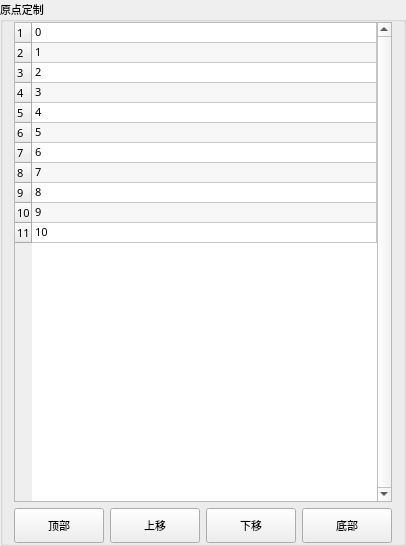
           <widget class="QGroupBox" name="groupBoxHome">
            <property name="font">
             <font>
              <family>微软雅黑</family>
              <pointsize>8</pointsize>
              <weight>50</weight>
              <italic>false</italic>
              <bold>false</bold>
             </font>
            </property>
            <property name="title">
             <string>原点定制</string>
            </property>
            <layout class="QGridLayout" name="gridLayout_24">
             <property name="topMargin">
              <number>0</number>
             </property>
             <property name="bottomMargin">
              <number>0</number>
             </property>
             <item row="0" column="0">
              <layout class="QGridLayout" name="gridLayout_8">
               <item row="1" column="0">
                <layout class="QHBoxLayout" name="horizontalLayout_5">
                 <item>
                  <widget class="QPushButton" name="BtnGoTop">
                   <property name="minimumSize">
                    <size>
                     <width>90</width>
                     <height>35</height>
                    </size>
                   </property>
                   <property name="maximumSize">
                    <size>
                     <width>90</width>
                     <height>35</height>
                    </size>
                   </property>
                   <property name="font">
                    <font>
                     <family>微软雅黑</family>
                     <pointsize>8</pointsize>
                     <weight>50</weight>
                     <bold>false</bold>
                    </font>
                   </property>
                   <property name="text">
                    <string>顶部</string>
                   </property>
                   <property name="icon">
                    <iconset resource="../xPad.qrc">
                     <normaloff>:/img/16X16/go-top.png</normaloff>:/img/16X16/go-top.png</iconset>
                   </property>
                   <property name="iconSize">
                    <size>
                     <width>32</width>
                     <height>32</height>
                    </size>
                   </property>
                  </widget>
                 </item>
                 <item>
                  <widget class="QPushButton" name="BtnGoUp">
                   <property name="minimumSize">
                    <size>
                     <width>90</width>
                     <height>35</height>
                    </size>
                   </property>
                   <property name="maximumSize">
                    <size>
                     <width>90</width>
                     <height>35</height>
                    </size>
                   </property>
                   <property name="font">
                    <font>
                     <family>微软雅黑</family>
                     <pointsize>8</pointsize>
                     <weight>50</weight>
                     <italic>false</italic>
                     <bold>false</bold>
                    </font>
                   </property>
                   <property name="text">
                    <string>上移</string>
                   </property>
                   <property name="icon">
                    <iconset resource="../xPad.qrc">
                     <normaloff>:/img/16X16/go-up.png</normaloff>:/img/16X16/go-up.png</iconset>
                   </property>
                   <property name="iconSize">
                    <size>
                     <width>32</width>
                     <height>32</height>
                    </size>
                   </property>
                  </widget>
                 </item>
                 <item>
                  <widget class="QPushButton" name="BtnGoDown">
                   <property name="minimumSize">
                    <size>
                     <width>90</width>
                     <height>35</height>
                    </size>
                   </property>
                   <property name="maximumSize">
                    <size>
                     <width>90</width>
                     <height>35</height>
                    </size>
                   </property>
                   <property name="font">
                    <font>
                     <family>微软雅黑</family>
                     <pointsize>8</pointsize>
                     <weight>50</weight>
                     <italic>false</italic>
                     <bold>false</bold>
                    </font>
                   </property>
                   <property name="text">
                    <string>下移</string>
                   </property>
                   <property name="icon">
                    <iconset resource="../xPad.qrc">
                     <normaloff>:/img/16X16/go-down.png</normaloff>:/img/16X16/go-down.png</iconset>
                   </property>
                   <property name="iconSize">
                    <size>
                     <width>32</width>
                     <height>32</height>
                    </size>
                   </property>
                  </widget>
                 </item>
                 <item>
                  <widget class="QPushButton" name="BtnGoBottom">
                   <property name="minimumSize">
                    <size>
                     <width>90</width>
                     <height>35</height>
                    </size>
                   </property>
                   <property name="maximumSize">
                    <size>
                     <width>90</width>
                     <height>35</height>
                    </size>
                   </property>
                   <property name="font">
                    <font>
                     <family>微软雅黑</family>
                     <pointsize>8</pointsize>
                     <weight>50</weight>
                     <italic>false</italic>
                     <bold>false</bold>
                    </font>
                   </property>
                   <property name="text">
                    <string>底部</string>
                   </property>
                   <property name="icon">
                    <iconset resource="../xPad.qrc">
                     <normaloff>:/img/16X16/go-bottom.png</normaloff>:/img/16X16/go-bottom.png</iconset>
                   </property>
                   <property name="iconSize">
                    <size>
                     <width>32</width>
                     <height>32</height>
                    </size>
                   </property>
                  </widget>
                 </item>
                </layout>
               </item>
               <item row="0" column="0">
                <widget class="QTableWidget" name="tableAxis">
                 <property name="minimumSize">
                  <size>
                   <width>0</width>
                   <height>480</height>
                  </size>
                 </property>
                 <property name="maximumSize">
                  <size>
                   <width>16777215</width>
                   <height>480</height>
                  </size>
                 </property>
                 <property name="font">
                  <font>
                   <family>微软雅黑</family>
                   <pointsize>8</pointsize>
                   <weight>50</weight>
                   <italic>false</italic>
                   <bold>false</bold>
                  </font>
                 </property>
                 <property name="focusPolicy">
                  <enum>Qt::NoFocus</enum>
                 </property>
                 <property name="verticalScrollBarPolicy">
                  <enum>Qt::ScrollBarAlwaysOn</enum>
                 </property>
                 <property name="horizontalScrollBarPolicy">
                  <enum>Qt::ScrollBarAlwaysOff</enum>
                 </property>
                 <property name="editTriggers">
                  <set>QAbstractItemView::NoEditTriggers</set>
                 </property>
                 <property name="tabKeyNavigation">
                  <bool>false</bool>
                 </property>
                 <property name="showDropIndicator" stdset="0">
                  <bool>false</bool>
                 </property>
                 <property name="dragDropOverwriteMode">
                  <bool>false</bool>
                 </property>
                 <property name="alternatingRowColors">
                  <bool>true</bool>
                 </property>
                 <property name="selectionMode">
                  <enum>QAbstractItemView::SingleSelection</enum>
                 </property>
                 <property name="selectionBehavior">
                  <enum>QAbstractItemView::SelectRows</enum>
                 </property>
                 <property name="wordWrap">
                  <bool>false</bool>
                 </property>
                 <property name="columnCount">
                  <number>1</number>
                 </property>
                 <attribute name="horizontalHeaderVisible">
                  <bool>false</bool>
                 </attribute>
                 <attribute name="horizontalHeaderCascadingSectionResizes">
                  <bool>false</bool>
                 </attribute>
                 <attribute name="horizontalHeaderDefaultSectionSize">
                  <number>50</number>
                 </attribute>
                 <attribute name="horizontalHeaderHighlightSections">
                  <bool>false</bool>
                 </attribute>
                 <attribute name="horizontalHeaderMinimumSectionSize">
                  <number>20</number>
                 </attribute>
                 <attribute name="horizontalHeaderStretchLastSection">
                  <bool>true</bool>
                 </attribute>
                 <attribute name="verticalHeaderDefaultSectionSize">
                  <number>20</number>
                 </attribute>
                 <row>
                  <property name="text">
                   <string notr="true">1</string>
                  </property>
                  <property name="toolTip">
                   <string notr="true"/>
                  </property>
                  <property name="whatsThis">
                   <string notr="true"/>
                  </property>
                  <property name="font">
                   <font>
                    <family>微软雅黑</family>
                    <pointsize>8</pointsize>
                    <weight>50</weight>
                    <bold>false</bold>
                   </font>
                  </property>
                 </row>
                 <row>
                  <property name="text">
                   <string notr="true">2</string>
                  </property>
                  <property name="toolTip">
                   <string notr="true"/>
                  </property>
                  <property name="whatsThis">
                   <string notr="true"/>
                  </property>
                  <property name="font">
                   <font>
                    <family>微软雅黑</family>
                    <pointsize>8</pointsize>
                    <weight>50</weight>
                    <bold>false</bold>
                   </font>
                  </property>
                 </row>
                 <row>
                  <property name="text">
                   <string notr="true">3</string>
                  </property>
                  <property name="toolTip">
                   <string notr="true"/>
                  </property>
                  <property name="whatsThis">
                   <string notr="true"/>
                  </property>
                  <property name="font">
                   <font>
                    <family>微软雅黑</family>
                    <pointsize>8</pointsize>
                    <weight>50</weight>
                    <bold>false</bold>
                   </font>
                  </property>
                 </row>
                 <row>
                  <property name="text">
                   <string notr="true">4</string>
                  </property>
                  <property name="toolTip">
                   <string notr="true"/>
                  </property>
                  <property name="whatsThis">
                   <string notr="true"/>
                  </property>
                  <property name="font">
                   <font>
                    <family>微软雅黑</family>
                    <pointsize>8</pointsize>
                    <weight>50</weight>
                    <bold>false</bold>
                   </font>
                  </property>
                 </row>
                 <row>
                  <property name="text">
                   <string notr="true">5</string>
                  </property>
                  <property name="toolTip">
                   <string notr="true"/>
                  </property>
                  <property name="whatsThis">
                   <string notr="true"/>
                  </property>
                  <property name="font">
                   <font>
                    <family>微软雅黑</family>
                    <pointsize>8</pointsize>
                    <weight>50</weight>
                    <bold>false</bold>
                   </font>
                  </property>
                 </row>
                 <row>
                  <property name="text">
                   <string notr="true">6</string>
                  </property>
                  <property name="toolTip">
                   <string notr="true"/>
                  </property>
                  <property name="whatsThis">
                   <string notr="true"/>
                  </property>
                  <property name="font">
                   <font>
                    <family>微软雅黑</family>
                    <pointsize>8</pointsize>
                    <weight>50</weight>
                    <bold>false</bold>
                   </font>
                  </property>
                 </row>
                 <row>
                  <property name="text">
                   <string notr="true">7</string>
                  </property>
                  <property name="toolTip">
                   <string notr="true"/>
                  </property>
                  <property name="whatsThis">
                   <string notr="true"/>
                  </property>
                  <property name="font">
                   <font>
                    <family>微软雅黑</family>
                    <pointsize>8</pointsize>
                    <weight>50</weight>
                    <bold>false</bold>
                   </font>
                  </property>
                 </row>
                 <row>
                  <property name="text">
                   <string notr="true">8</string>
                  </property>
                  <property name="toolTip">
                   <string notr="true"/>
                  </property>
                  <property name="whatsThis">
                   <string notr="true"/>
                  </property>
                  <property name="font">
                   <font>
                    <family>微软雅黑</family>
                    <pointsize>8</pointsize>
                    <weight>50</weight>
                    <bold>false</bold>
                   </font>
                  </property>
                 </row>
                 <row>
                  <property name="text">
                   <string>9</string>
                  </property>
                  <property name="font">
                   <font>
                    <family>微软雅黑</family>
                    <pointsize>8</pointsize>
                    <weight>50</weight>
                    <bold>false</bold>
                   </font>
                  </property>
                 </row>
                 <row>
                  <property name="text">
                   <string>10</string>
                  </property>
                  <property name="font">
                   <font>
                    <family>微软雅黑</family>
                    <pointsize>8</pointsize>
                    <weight>50</weight>
                    <bold>false</bold>
                   </font>
                  </property>
                 </row>
                 <row>
                  <property name="text">
                   <string>11</string>
                  </property>
                  <property name="font">
                   <font>
                    <family>微软雅黑</family>
                    <pointsize>8</pointsize>
                    <weight>50</weight>
                    <bold>false</bold>
                   </font>
                  </property>
                 </row>
                 <column>
                  <property name="text">
                   <string/>
                  </property>
                 </column>
                 <item row="0" column="0">
                  <property name="text">
                   <string notr="true">0</string>
                  </property>
                  <property name="font">
                   <font>
                    <family>微软雅黑</family>
                    <pointsize>8</pointsize>
                    <weight>50</weight>
                    <bold>false</bold>
                   </font>
                  </property>
                 </item>
                 <item row="1" column="0">
                  <property name="text">
                   <string notr="true">1</string>
                  </property>
                  <property name="font">
                   <font>
                    <family>微软雅黑</family>
                    <pointsize>8</pointsize>
                    <weight>50</weight>
                    <bold>false</bold>
                   </font>
                  </property>
                 </item>
                 <item row="2" column="0">
                  <property name="text">
                   <string notr="true">2</string>
                  </property>
                  <property name="font">
                   <font>
                    <family>微软雅黑</family>
                    <pointsize>8</pointsize>
                    <weight>50</weight>
                    <bold>false</bold>
                   </font>
                  </property>
                 </item>
                 <item row="3" column="0">
                  <property name="text">
                   <string notr="true">3</string>
                  </property>
                  <property name="font">
                   <font>
                    <family>微软雅黑</family>
                    <pointsize>8</pointsize>
                    <weight>50</weight>
                    <bold>false</bold>
                   </font>
                  </property>
                 </item>
                 <item row="4" column="0">
                  <property name="text">
                   <string notr="true">4</string>
                  </property>
                  <property name="font">
                   <font>
                    <family>微软雅黑</family>
                    <pointsize>8</pointsize>
                    <weight>50</weight>
                    <bold>false</bold>
                   </font>
                  </property>
                 </item>
                 <item row="5" column="0">
                  <property name="text">
                   <string notr="true">5</string>
                  </property>
                  <property name="font">
                   <font>
                    <family>微软雅黑</family>
                    <pointsize>8</pointsize>
                    <weight>50</weight>
                    <bold>false</bold>
                   </font>
                  </property>
                 </item>
                 <item row="6" column="0">
                  <property name="text">
                   <string notr="true">6</string>
                  </property>
                  <property name="font">
                   <font>
                    <family>微软雅黑</family>
                    <pointsize>8</pointsize>
                    <weight>50</weight>
                    <bold>false</bold>
                   </font>
                  </property>
                 </item>
                 <item row="7" column="0">
                  <property name="text">
                   <string notr="true">7</string>
                  </property>
                  <property name="font">
                   <font>
                    <family>微软雅黑</family>
                    <pointsize>8</pointsize>
                    <weight>50</weight>
                    <bold>false</bold>
                   </font>
                  </property>
                 </item>
                 <item row="8" column="0">
                  <property name="text">
                   <string>8</string>
                  </property>
                  <property name="font">
                   <font>
                    <family>微软雅黑</family>
                    <pointsize>8</pointsize>
                    <weight>50</weight>
                    <bold>false</bold>
                   </font>
                  </property>
                 </item>
                 <item row="9" column="0">
                  <property name="text">
                   <string>9</string>
                  </property>
                  <property name="font">
                   <font>
                    <family>微软雅黑</family>
                    <pointsize>8</pointsize>
                    <weight>50</weight>
                    <bold>false</bold>
                   </font>
                  </property>
                 </item>
                 <item row="10" column="0">
                  <property name="text">
                   <string>10</string>
                  </property>
                  <property name="font">
                   <font>
                    <family>微软雅黑</family>
                    <pointsize>8</pointsize>
                    <weight>50</weight>
                    <bold>false</bold>
                   </font>
                  </property>
                 </item>
                </widget>
               </item>
              </layout>
             </item>
            </layout>
           </widget>
